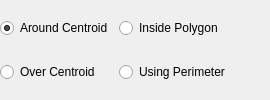
                      <widget class="QWidget" name="pagePolygon">
                       <layout class="QGridLayout" name="gridLayout_18">
                        <property name="leftMargin">
                         <number>0</number>
                        </property>
                        <property name="topMargin">
                         <number>0</number>
                        </property>
                        <property name="rightMargin">
                         <number>0</number>
                        </property>
                        <property name="bottomMargin">
                         <number>0</number>
                        </property>
                        <item row="0" column="0">
                         <widget class="QRadioButton" name="radAroundCentroid">
                          <property name="sizePolicy">
                           <sizepolicy hsizetype="Maximum" vsizetype="Fixed">
                            <horstretch>0</horstretch>
                            <verstretch>0</verstretch>
                           </sizepolicy>
                          </property>
                          <property name="text">
                           <string>Around Centroid</string>
                          </property>
                          <property name="checked">
                           <bool>true</bool>
                          </property>
                         </widget>
                        </item>
                        <item row="1" column="0">
                         <widget class="QRadioButton" name="radOverCentroid">
                          <property name="sizePolicy">
                           <sizepolicy hsizetype="Maximum" vsizetype="Fixed">
                            <horstretch>0</horstretch>
                            <verstretch>0</verstretch>
                           </sizepolicy>
                          </property>
                          <property name="text">
                           <string>Over Centroid</string>
                          </property>
                          <property name="checked">
                           <bool>false</bool>
                          </property>
                         </widget>
                        </item>
                        <item row="1" column="2">
                         <widget class="QRadioButton" name="radPolygonPerimeter">
                          <property name="sizePolicy">
                           <sizepolicy hsizetype="MinimumExpanding" vsizetype="Fixed">
                            <horstretch>0</horstretch>
                            <verstretch>0</verstretch>
                           </sizepolicy>
                          </property>
                          <property name="text">
                           <string>Using Perimeter</string>
                          </property>
                         </widget>
                        </item>
                        <item row="0" column="2">
                         <widget class="QRadioButton" name="radInsidePolygon">
                          <property name="text">
                           <string>Inside Polygon</string>
                          </property>
                         </widget>
                        </item>
                        <item row="0" column="4">
                         <spacer name="horizontalSpacer_26">
                          <property name="orientation">
                           <enum>Qt::Horizontal</enum>
                          </property>
                          <property name="sizeHint" stdset="0">
                           <size>
                            <width>40</width>
                            <height>20</height>
                           </size>
                          </property>
                         </spacer>
                        </item>
                       </layout>
                      </widget>
